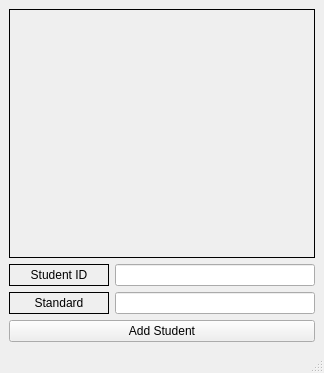
<?xml version="1.0" encoding="UTF-8"?>
<ui version="4.0">
 <class>MainWindow</class>
 <widget class="QMainWindow" name="MainWindow">
  <property name="geometry">
   <rect>
    <x>0</x>
    <y>0</y>
    <width>324</width>
    <height>373</height>
   </rect>
  </property>
  <property name="windowTitle">
   <string>MainWindow</string>
  </property>
  <widget class="QWidget" name="centralwidget">
   <layout class="QGridLayout" name="gridLayout">
    <item row="0" column="0">
     <layout class="QVBoxLayout" name="verticalLayout" stretch="10,1,1">
      <item>
       <widget class="QLabel" name="trainingvideo">
        <property name="frameShape">
         <enum>QFrame::Box</enum>
        </property>
        <property name="midLineWidth">
         <number>20</number>
        </property>
        <property name="text">
         <string/>
        </property>
        <property name="alignment">
         <set>Qt::AlignCenter</set>
        </property>
       </widget>
      </item>
      <item>
       <layout class="QHBoxLayout" name="horizontalLayout_2" stretch="1,2">
        <item>
         <widget class="QLabel" name="studentNameLabel">
          <property name="frameShape">
           <enum>QFrame::Box</enum>
          </property>
          <property name="text">
           <string>Student ID</string>
          </property>
          <property name="alignment">
           <set>Qt::AlignCenter</set>
          </property>
         </widget>
        </item>
        <item>
         <widget class="QLineEdit" name="StudentNameEditor">
          <property name="alignment">
           <set>Qt::AlignCenter</set>
          </property>
         </widget>
        </item>
       </layout>
      </item>
      <item>
       <layout class="QHBoxLayout" name="horizontalLayout" stretch="1,2">
        <item>
         <widget class="QLabel" name="StudentStandardLabel">
          <property name="frameShape">
           <enum>QFrame::Box</enum>
          </property>
          <property name="text">
           <string>Standard</string>
          </property>
          <property name="alignment">
           <set>Qt::AlignCenter</set>
          </property>
         </widget>
        </item>
        <item>
         <widget class="QLineEdit" name="standardEditor">
          <property name="alignment">
           <set>Qt::AlignCenter</set>
          </property>
         </widget>
        </item>
       </layout>
      </item>
     </layout>
    </item>
    <item row="1" column="0">
     <widget class="QPushButton" name="trainstudentbutton">
      <property name="text">
       <string>Add Student</string>
      </property>
     </widget>
    </item>
   </layout>
  </widget>
  <widget class="QStatusBar" name="statusbar"/>
  <action name="actionAttandance_Report">
   <property name="text">
    <string>Attandance Report</string>
   </property>
  </action>
  <action name="actionConfiguration">
   <property name="text">
    <string>Configuration</string>
   </property>
  </action>
  <action name="actionAdd_Student">
   <property name="text">
    <string>Add Student</string>
   </property>
  </action>
 </widget>
 <resources/>
 <connections/>
</ui>
